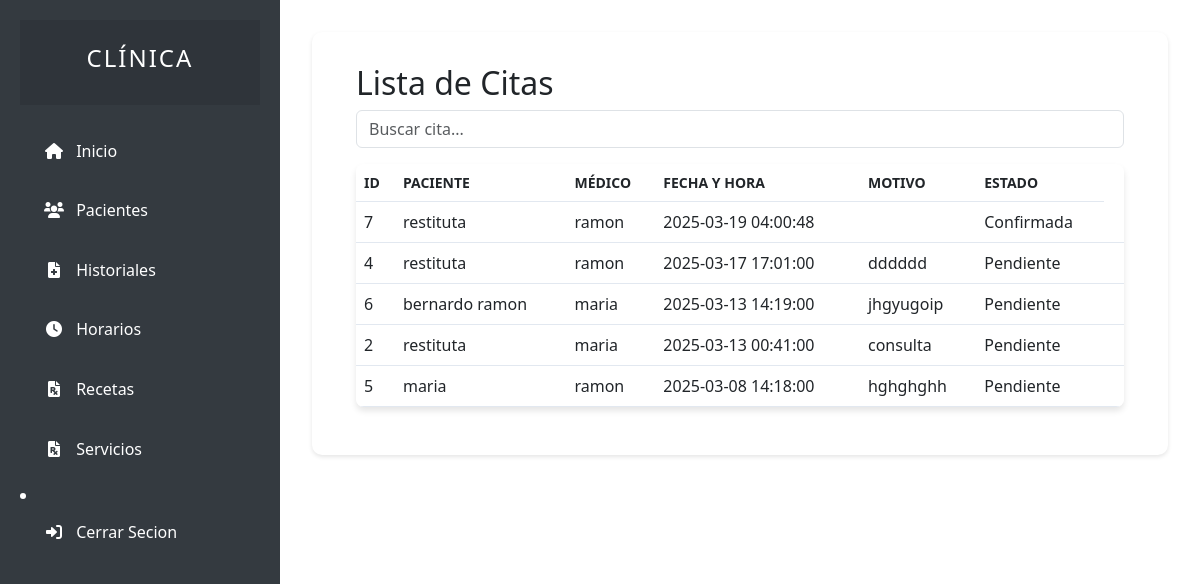
/user/doctores/citas/indexcitas.php, run on an earlier commit of the app's database.
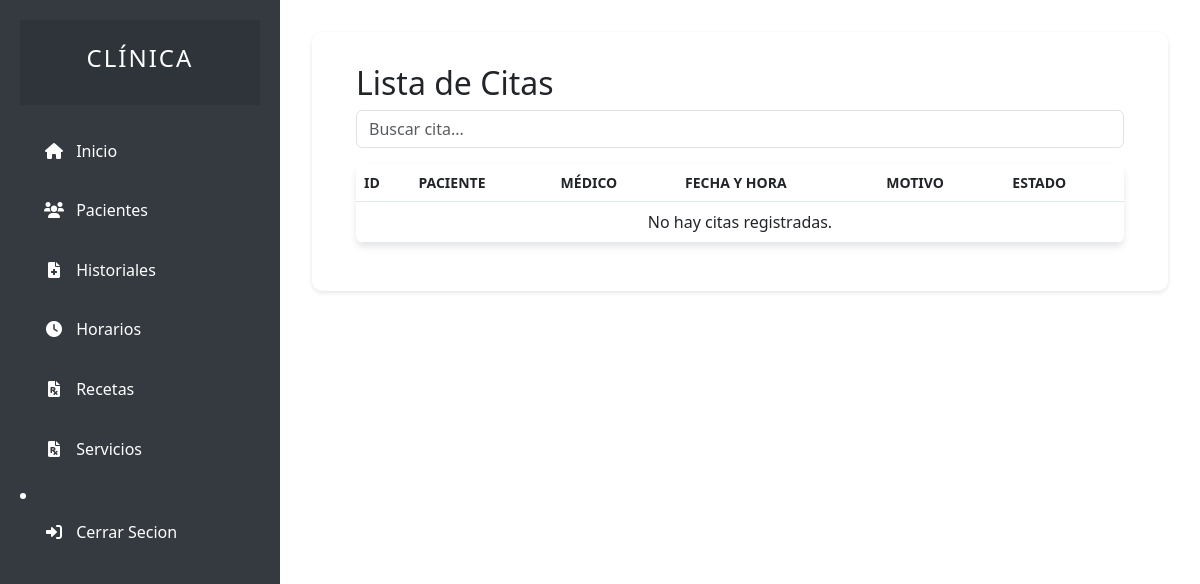
And on a later commit of the database.
### tables this page shows
CREATE TABLE citas (
  id INT(11) NOT NULL AUTO_INCREMENT,
  servicio INT(11) NOT NULL,
  paciente_id INT(11) NOT NULL,
  medico_id INT(11) NOT NULL,
  fecha_hora DATETIME NOT NULL,
  motivo TEXT DEFAULT NULL,
  estado ENUM('Pendiente', 'Confirmada', 'Completada', 'Cancelada') DEFAULT 'Pendiente',
  correo VARCHAR(255) NOT NULL,
  PRIMARY KEY (id),
  FOREIGN KEY (paciente_id) REFERENCES pacientes(id) ON DELETE CASCADE,
  FOREIGN KEY (medico_id) REFERENCES personal(id) ON DELETE CASCADE
);

CREATE TABLE pacientes (
  id INT(11) NOT NULL AUTO_INCREMENT,
  nombre VARCHAR(100) NOT NULL,
  apellidos VARCHAR(100) NOT NULL,
  dni VARCHAR(20) UNIQUE DEFAULT NULL,
  fecha_nacimiento DATE DEFAULT NULL,
  genero ENUM('M', 'F', 'Otro') DEFAULT NULL,
  telefono VARCHAR(20) DEFAULT NULL,
  email VARCHAR(100) DEFAULT NULL,
  direccion TEXT DEFAULT NULL,
  foto VARCHAR(255) DEFAULT NULL,
  estado ENUM('Activo', 'Inactivo') DEFAULT 'Activo',
  fecha_registro DATETIME DEFAULT CURRENT_TIMESTAMP,
  PRIMARY KEY (id)
);

CREATE TABLE personal (
  id INT(11) NOT NULL AUTO_INCREMENT,
  nombre VARCHAR(100) NOT NULL,
  apellidos VARCHAR(100) NOT NULL,
  tipo ENUM('Doctor', 'Enfermero', 'Farmaceutico', 'Otro') NOT NULL,
  dni VARCHAR(20) UNIQUE DEFAULT NULL,
  telefono VARCHAR(20) DEFAULT NULL,
  email VARCHAR(100) DEFAULT NULL,
  direccion TEXT DEFAULT NULL,
  estado ENUM('Activo', 'Inactivo') DEFAULT 'Activo',
  fecha_registro DATETIME DEFAULT CURRENT_TIMESTAMP,
  foto VARCHAR(255) DEFAULT NULL,
  fecha_nacimiento DATE DEFAULT NULL,
  genero ENUM('M', 'F', 'O') DEFAULT NULL,
  num_colegiado VARCHAR(50) DEFAULT NULL,
  cv TEXT DEFAULT NULL,
  PRIMARY KEY (id)
);

### user/doctores/citas/citas.php (the view, shortened to what this page needs)
<?php
include "../../config/conexion.php";
$busqueda = isset($_GET['busqueda']) ? $_GET['busqueda'] : '';
$query = "SELECT c.*, p.nombre as paciente_nombre, m.nombre as medico_nombre
          FROM citas c
          LEFT JOIN pacientes p ON c.paciente_id = p.id
          LEFT JOIN personal m ON c.medico_id = m.id
          WHERE
          p.nombre LIKE '%$busqueda%' OR
          m.nombre LIKE '%$busqueda%'
          ORDER BY c.fecha_hora DESC";
$resultado = mysqli_query($conexion, $query);
?>
<!DOCTYPE html>
<html lang="es">
<head>
    <link href="https://cdn.jsdelivr.net/npm/bootstrap@5.3.0/dist/css/bootstrap.min.css" rel="stylesheet">
</head>
<body>
    <div class="container">
        <h2>Lista de Citas</h2>
        <div class="search-box mb-3">
            <input type="text" class="form-control" id="searchInput" placeholder="Buscar cita...">
        </div>
        <table class="table table-hover">
            <thead>
                <tr>
                    <th>ID</th>
                    <th>Paciente</th>
                    <th>Médico</th>
                    <th>Fecha y Hora</th>
                    <th>Motivo</th>
                    <th>Estado</th>
                </tr>
            </thead>
            <tbody>
                <?php if (mysqli_num_rows($resultado) > 0): ?>
                    <?php while ($cita = mysqli_fetch_assoc($resultado)): ?>
                        <tr>
                            <td><?php echo htmlspecialchars($cita['id']); ?></td>
                            <td><?php echo htmlspecialchars($cita['paciente_nombre']); ?></td>
                            <td><?php echo htmlspecialchars($cita['medico_nombre']); ?></td>
                            <td><?php echo htmlspecialchars($cita['fecha_hora']); ?></td>
                            <td><?php echo htmlspecialchars($cita['motivo']); ?></td>
                            <td><?php echo htmlspecialchars($cita['estado']); ?></td>
                            <td>
                            </td>
                        </tr>
                    <?php endwhile; ?>
                <?php else: ?>
                    <tr>
                        <td colspan="7" class="text-center">No hay citas registradas.</td>
                    </tr>
                <?php endif; ?>
            </tbody>
        </table>
    </div>
</body>
</html>

### user/doctores/citas/indexcitas.php (shortened to what this page needs)
<!DOCTYPE html>
<html lang="es">
<head>
    <link rel="stylesheet" href="../../Admin/assets/css/styles.css">
    <link rel="stylesheet" href="https://cdnjs.cloudflare.com/ajax/libs/font-awesome/6.0.0/css/all.min.css">
    <link rel="stylesheet" href="https://cdn.jsdelivr.net/npm/bootstrap@5.3.0/dist/css/bootstrap.min.css">
</head>
<body>
    <div class="dashboard-wrapper">
        <aside class="sidebar">
            <div class="logo">
                <h2>Clínica</h2>
            </div>
            <nav class="menu">
                <ul class="nav flex-column">
                <li class="nav-item">
                        <a class="nav-link" href="../dashboard.php">
                        <i class="fas fa-home"></i> <span class="nav-text">Inicio</span>
                        </a>
                    </li>
                <li class="nav-item">
                        <a class="nav-link" href="../pacientes/indexpacientes.php">
                            <i class="fas fa-users"></i> Pacientes
                        </a>
                    </li>
                    <li class="nav-item">
                        <a class="nav-link" href="../historiales/historiales.php">
                            <i class="fas fa-file-medical"></i> Historiales
                        </a>
                    </li>
                    <li class="nav-item">
                        <a class="nav-link" href="../horarios/indexhorarios.php">
                            <i class="fas fa-clock"></i> Horarios
                        </a>
                    </li>
                    <li class="nav-item">
                        <a class="nav-link" href="../recetas/indexrecetas.php">
                            <i class="fas fa-file-prescription"></i> Recetas
                        </a>
                    </li>
                    <li class="nav-item">
                        <a class="nav-link" href="../servicios/indexservicios.php">
                            <i class="fas fa-file-prescription"></i> Servicios
                        </a>
                    </li>
                </ul>
                <li class="nav-item">
                        <a class="nav-link" href="../../../login.php">
                        <i class="fas fa-sign-in-alt"></i> Cerrar Secion
                        </a>
                    </li>
            </nav>
        </aside>
        <main class="main-content">
            <div class="welcome-section">
            <?php
                include "citas.php";
            ?>
            </div>
</body>
</html>

### user/Admin/assets/css/styles.css (style rules this page uses)
:root { --primary-color: #2c3e50; --secondary-color: #3498db; --success-color: #2ecc71; --warning-color: #f1c40f; --danger-color: #e74c3c; --text-color: #2d3436; }
* { margin: 0; padding: 0; box-sizing: border-box; }
body { font-family: 'Segoe UI', Tahoma, Geneva, Verdana, sans-serif; background-color: #f4f6f9; }
.sidebar { position: fixed; height: 100vh; width: 280px; left: 0; top: 0; background: #2c3e50; color: white; z-index: 1000; transition: all 0.3s ease; }
.logo { padding: 1.5rem; text-align: center; background: rgba(0,0,0,0.1); }
.logo h2 { font-size: 24px; color: white; text-transform: uppercase; letter-spacing: 2px; }
.menu { padding: 1rem 0; }
.menu ul { list-style: none; padding: 0; margin: 0; }
.menu li { margin: 5px 0; position: relative; }
.menu a { color: rgba(255,255,255,0.8); padding: 0.8rem 1.5rem; display: block; transition: all 0.3s ease; }
.menu a::after { content: ''; position: absolute; bottom: 0; left: 0; width: 0; height: 2px; background-color: white; transition: width 0.3s ease; }
.menu i { margin-right: 0.5rem; width: 20px; text-align: center; }
.main-content { flex: 1; margin-left: 280px; padding: 30px; }
.table { width: 100%; border-collapse: collapse; margin-top: 1rem; background: white; border-radius: 8px; overflow: hidden; box-shadow: 0 4px 6px rgba(0, 0, 0, 0.1); }
.table th, .table td { padding: 1rem; text-align: left; border-bottom: 1px solid #e2e8f0; }
.table th { background-color: #f8fafc; font-weight: 600; color: #2d3748; text-transform: uppercase; font-size: 0.875rem; }
.sidebar .nav-link { color: white; transition: color 0.3s; }

### user/doctores/citas/indexcitas.php (style rules this page uses)
body { background-color: #f8f9fa; }
.dashboard-wrapper { display: flex; min-height: 100vh; }
.main-content { flex: 1; padding: 2rem; margin-left: 280px; }
.welcome-section { background: white; padding: 2rem; border-radius: 10px; margin-bottom: 2rem; box-shadow: 0 2px 4px rgba(0,0,0,0.1); }
.sidebar { background-color: #343a40; color: white; height: 100vh; padding: 20px; }
.sidebar a { color: white; text-decoration: none; }

What changed in the data, as far as the page shows it:
removed citas: id "7", paciente.nombre "restituta", medico.nombre "ramon", fecha_hora "2025-03-19 04:00:48", estado "Confirmada"
removed citas: id "4", paciente.nombre "restituta", medico.nombre "ramon", fecha_hora "2025-03-17 17:01:00", motivo "dddddd", estado "Pendiente"
removed citas: id "6", paciente.nombre "bernardo ramon", medico.nombre "maria", fecha_hora "2025-03-13 14:19:00", motivo "jhgyugoip", estado "Pendiente"
removed citas: id "2", paciente.nombre "restituta", medico.nombre "maria", fecha_hora "2025-03-13 00:41:00", motivo "consulta", estado "Pendiente"
removed citas: id "5", paciente.nombre "maria", medico.nombre "ramon", fecha_hora "2025-03-08 14:18:00", motivo "hghghghh", estado "Pendiente"
Also different on the page:
text now shown: "No hay citas registradas."
